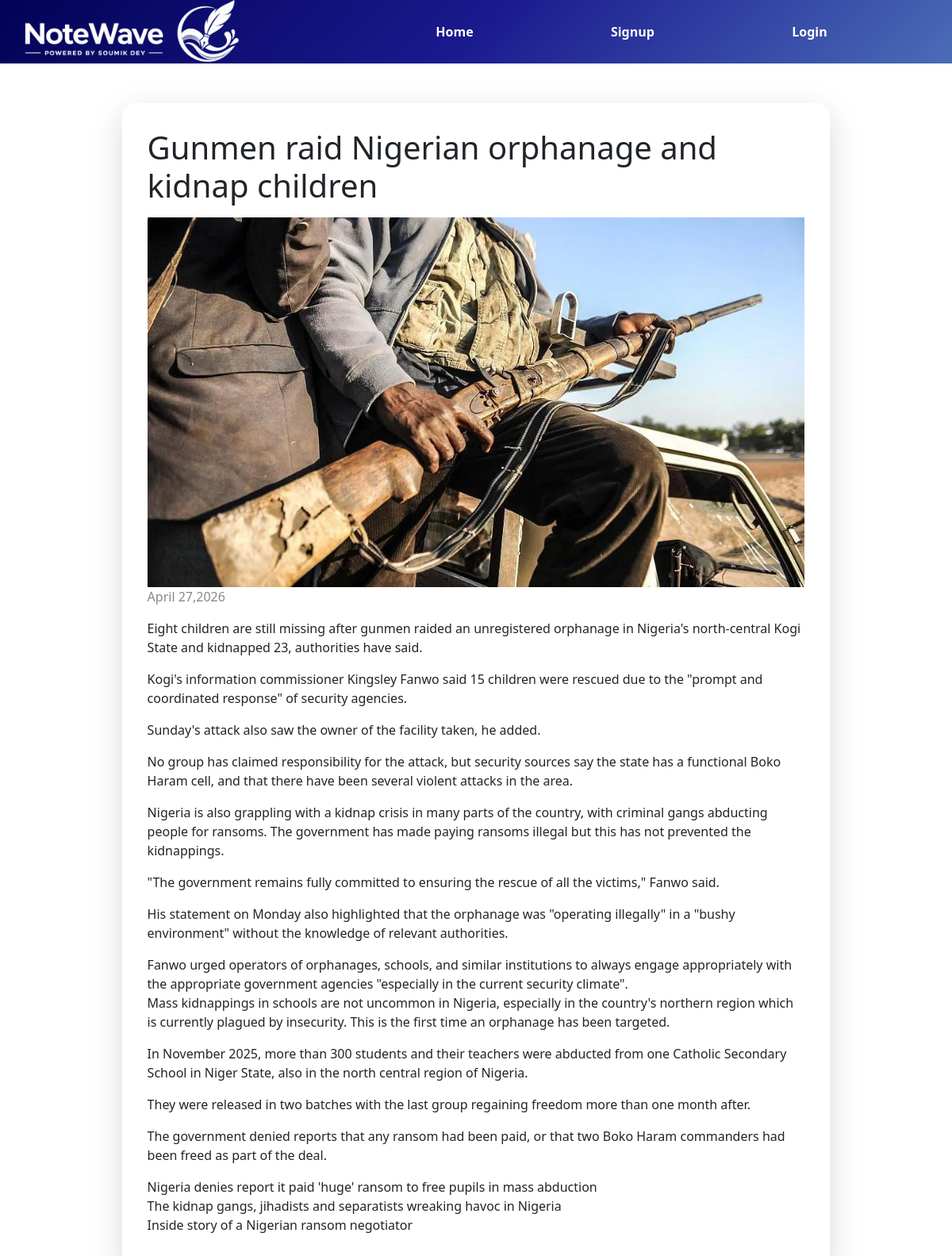
The page /details/1 on the database its author committed.
### posts/models.py (models this page shows, shortened)
class BlogPost(models.Model):
    title = models.CharField(max_length=100)
    content = models.TextField()
    category = models.ForeignKey(Category, on_delete=models.SET_NULL, null=True, blank=True)
    tags=models.ManyToManyField(Tag, blank=True)
    image = models.ImageField(upload_to='images/',blank=True,null=True)
    created_on = models.DateTimeField(auto_now_add=True)
    modified_on = models.DateTimeField(auto_now=True)
    created_by = models.ForeignKey(User, on_delete=models.CASCADE)

### posts/views.py (the view)
# urls.py: path('details/<int:pk>',views.details,name='details')
def details(request,pk):
    blog = BlogPost.objects.get(id=pk)
    context={'blog':blog}
    return render(request,'post/details.html',context)

### posts/templates/post/details.html
{% extends "post/base.html"%}
{%load crispy_forms_tags%}
{% block content%}
   <div class="main-container">
        <div class="topbar">
            <h1 class="title">{{blog.title}}</h1>
        </div>
            <div class="article-content">
                <div class="article-image-details">
                    {% if blog.image %}
                    <img src="{{blog.image.url}}">
                    {% endif %}
                </div>
                <div class="article-date">
                    {{blog.created_on|date:"F j,Y"}}
                </div>
                <p>{{blog.content|linebreaks}}</p>
    </div>
{%endblock%}

### posts/static/post/main.css (style rules this page uses)
html { font-family: Arial, Helvetica, sans-serif; }
body { margin: 0; padding: 0; }
.main-container { width: 80%; box-shadow: 0 12px 40px rgba(0, 0, 0, 0.15); backdrop-filter: blur(8px); border-radius: 16px; padding: 32px; }
.title { margin: 0; }
.topbar { display: flex; flex-direction: row; justify-content: space-between; align-items: center; margin-bottom: 16px; }
.article-image-details img { object-fit: cover; width: 100%; height: 100%; }
.article-content p { overflow-wrap: anywhere; word-break: break-word; }
.article-date { color: #888; margin-bottom: 8px; }

### rows shown on the page
BlogPost: title "Gunmen raid Nigerian orphanage and kidnap children", image (picture), created_on "April 27,2026", content "Eight children are still missing after gunmen raided an unregistered orphanage in Nigeria's north-central Kogi State and kidnapped 23, authorities have said. Kogi's information commissioner Kingsley Fanwo said 15 children were rescued due to the \"prompt and coordinated response\" of security agencies. Sunday's attack also saw the owner of the facility taken, he added. No group has claimed responsibility for the attack, but security sources say the state has a functional Boko Haram cell, and that there have been several violent attacks in the area. Nigeria is also grappling with a kidnap crisis in many parts of the country, with criminal gangs abducting people for ransoms. The government has…"
